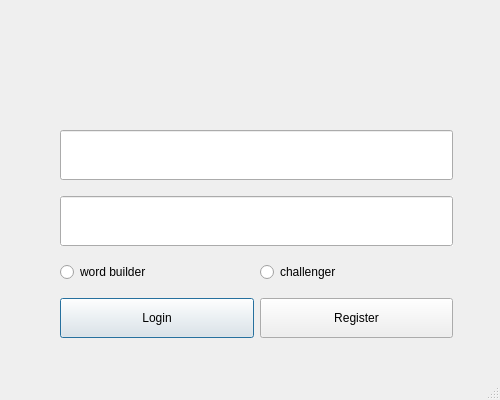
<?xml version="1.0" encoding="UTF-8"?>
<ui version="4.0">
 <class>LoginDialogUi</class>
 <widget class="QDialog" name="LoginDialogUi">
  <property name="windowModality">
   <enum>Qt::WindowModal</enum>
  </property>
  <property name="geometry">
   <rect>
    <x>0</x>
    <y>0</y>
    <width>500</width>
    <height>400</height>
   </rect>
  </property>
  <property name="windowTitle">
   <string>Dialog</string>
  </property>
  <property name="statusTip">
   <string notr="true"/>
  </property>
  <property name="whatsThis">
   <string notr="true"/>
  </property>
  <property name="sizeGripEnabled">
   <bool>true</bool>
  </property>
  <property name="modal">
   <bool>true</bool>
  </property>
  <widget class="QWidget" name="gridLayoutWidget">
   <property name="geometry">
    <rect>
     <x>60</x>
     <y>120</y>
     <width>393</width>
     <height>231</height>
    </rect>
   </property>
   <layout class="QGridLayout" name="gridLayout">
    <item row="1" column="0">
     <widget class="QtMaterialTextField" name="usernameLineEdit">
      <property name="sizePolicy">
       <sizepolicy hsizetype="MinimumExpanding" vsizetype="Fixed">
        <horstretch>29</horstretch>
        <verstretch>29</verstretch>
       </sizepolicy>
      </property>
      <property name="minimumSize">
       <size>
        <width>4</width>
        <height>50</height>
       </size>
      </property>
     </widget>
    </item>
    <item row="2" column="0">
     <widget class="QtMaterialTextField" name="passwordLineEdit">
      <property name="sizePolicy">
       <sizepolicy hsizetype="Expanding" vsizetype="Maximum">
        <horstretch>0</horstretch>
        <verstretch>0</verstretch>
       </sizepolicy>
      </property>
      <property name="minimumSize">
       <size>
        <width>0</width>
        <height>50</height>
       </size>
      </property>
      <property name="autoFillBackground">
       <bool>true</bool>
      </property>
     </widget>
    </item>
    <item row="4" column="0">
     <layout class="QHBoxLayout" name="horizontalLayout_2">
      <item>
       <widget class="QtMaterialRaisedButton" name="loginPushBotton">
        <property name="minimumSize">
         <size>
          <width>0</width>
          <height>40</height>
         </size>
        </property>
        <property name="text">
         <string>Login</string>
        </property>
       </widget>
      </item>
      <item>
       <widget class="QtMaterialRaisedButton" name="registerPushButton">
        <property name="minimumSize">
         <size>
          <width>0</width>
          <height>40</height>
         </size>
        </property>
        <property name="text">
         <string>Register</string>
        </property>
       </widget>
      </item>
     </layout>
    </item>
    <item row="3" column="0">
     <layout class="QHBoxLayout" name="horizontalLayout">
      <item>
       <widget class="QtMaterialRadioButton" name="wordRadioButton">
        <property name="text">
         <string>word builder</string>
        </property>
       </widget>
      </item>
      <item>
       <widget class="QtMaterialRadioButton" name="challengerRadioButton">
        <property name="text">
         <string>challenger</string>
        </property>
       </widget>
      </item>
     </layout>
    </item>
   </layout>
  </widget>
 </widget>
 <customwidgets>
  <customwidget>
   <class>QtMaterialRadioButton</class>
   <extends>QRadioButton</extends>
   <header location="global">qtmaterialradiobutton.h</header>
  </customwidget>
  <customwidget>
   <class>QtMaterialRaisedButton</class>
   <extends>QPushButton</extends>
   <header location="global">qtmaterialraisedbutton.h</header>
  </customwidget>
  <customwidget>
   <class>QtMaterialTextField</class>
   <extends>QLineEdit</extends>
   <header location="global">qtmaterialtextfield.h</header>
  </customwidget>
 </customwidgets>
 <resources/>
 <connections/>
</ui>
